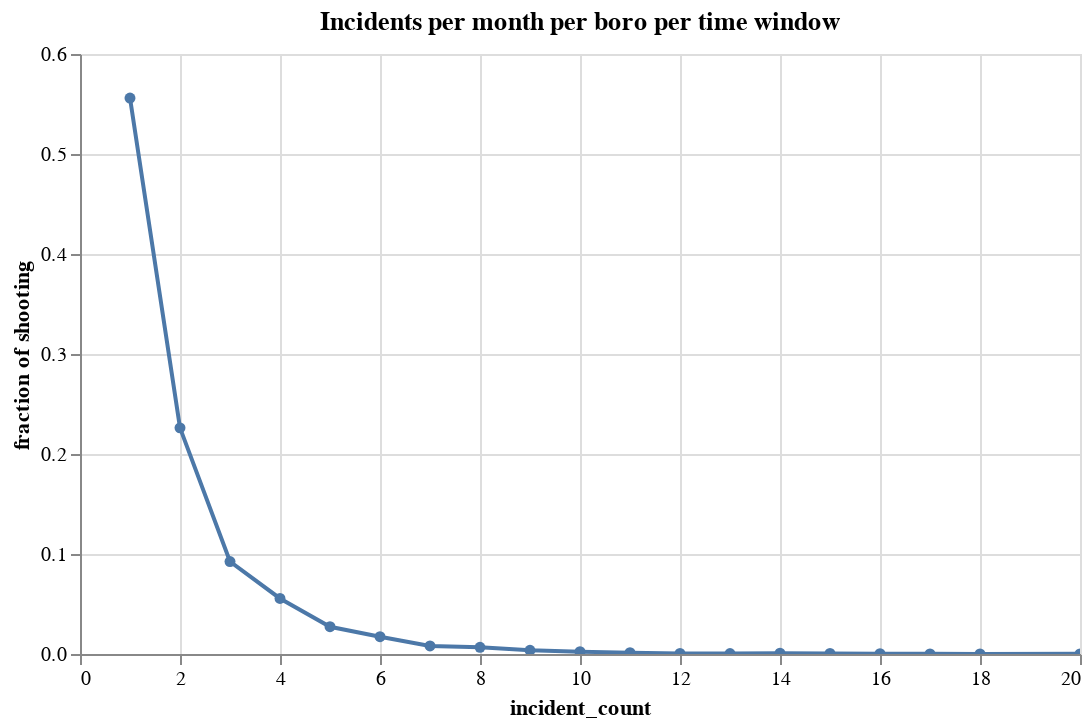

Notebook cell for this chart:
### Code cell
alt.Chart(density_of_incidents, width=500, title="Incidents per month per boro per time window").mark_line(point=True).encode(
    x = "incident_count" ,
    y = alt.Y("no_of_incidents", title="fraction of shooting"),
    tooltip="no_of_incidents"
).interactive()

### Figure 1 — Vega-Lite specification as saved in the notebook (floating-point values rounded to 4 significant figures)
{"config": {"view": {"continuousWidth": 300, "continuousHeight": 300}}, "data": {"name": "data-77f9b7bacf86a3dee4b5890699ba6daf"}, "mark": {"type": "line", "point": true}, "encoding": {"tooltip": {"field": "no_of_incidents", "type": "quantitative"}, "x": {"field": "incident_count", "type": "quantitative"}, "y": {"field": "no_of_incidents", "title": "fraction of shooting", "type": "quantitative"}}, "params": [{"name": "param_7", "select": {"type": "interval", "encodings": ["x", "y"]}, "bind": "scales"}], "title": "Incidents per month per boro per time window", "width": 500, "$schema": "https://vega.github.io/schema/vega-lite/v5.17.0.json", "datasets": {"data-77f9b7bacf86a3dee4b5890699ba6daf": [{"no_of_incidents": 0.2261, "incident_count": 2}, {"no_of_incidents": 0.09249, "incident_count": 3}, {"no_of_incidents": 0.556, "incident_count": 1}, {"no_of_incidents": 0.05554, "incident_count": 4}, {"no_of_incidents": 0.02726, "incident_count": 5}, {"no_of_incidents": 0.0081, "incident_count": 7}, {"no_of_incidents": 0.01728, "incident_count": 6}, {"no_of_incidents": 0.006653, "incident_count": 8}, {"no_of_incidents": 0.0005785, "incident_count": 15}, {"no_of_incidents": 0.003688, "incident_count": 9}, {"no_of_incidents": 0.0001446, "incident_count": 20}, {"no_of_incidents": 0.001374, "incident_count": 11}, {"no_of_incidents": 0.002314, "incident_count": 10}, {"no_of_incidents": 7.232e-05, "incident_count": 18}, {"no_of_incidents": 0.0005785, "incident_count": 12}, {"no_of_incidents": 0.0003616, "incident_count": 16}, {"no_of_incidents": 0.0008678, "incident_count": 14}, {"no_of_incidents": 0.0004339, "incident_count": 13}, {"no_of_incidents": 0.0001446, "incident_count": 17}]}}
